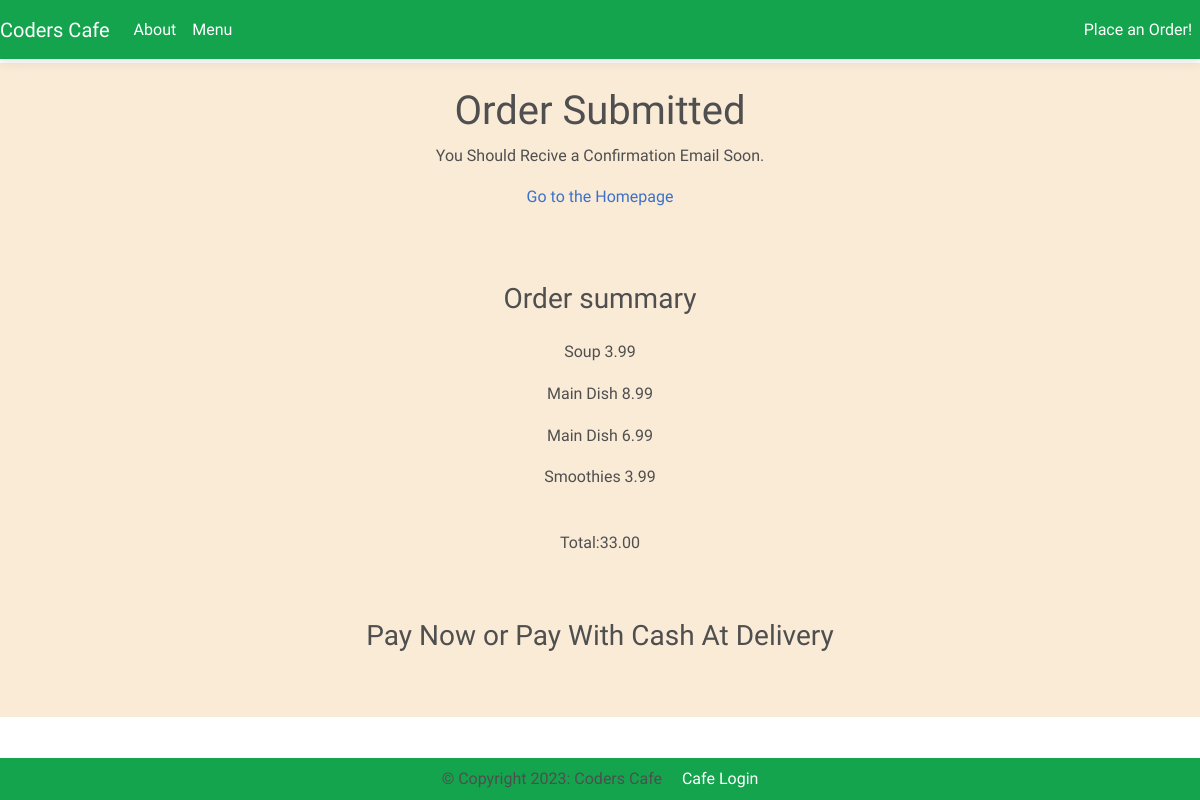
Page /order-confirmation/24 on the earlier database version.
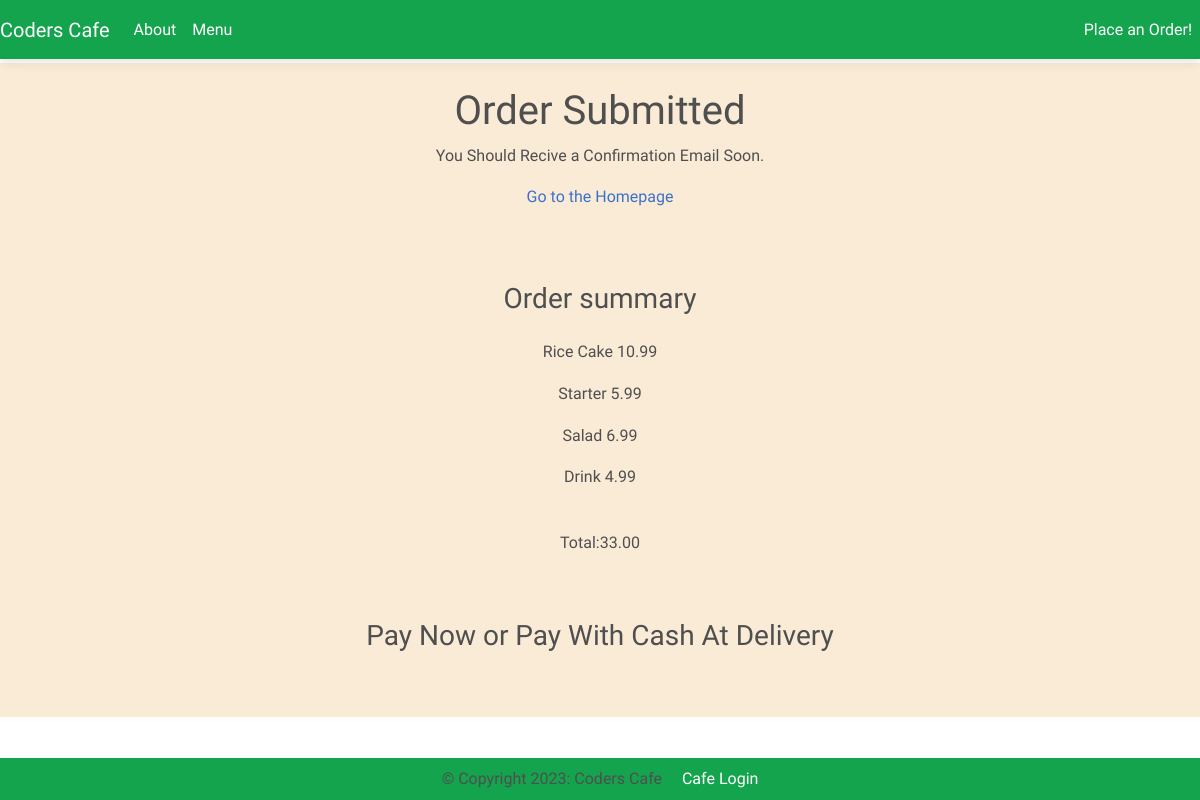
Same page on the later database version.
### customer/models.py (models this page shows, shortened)
class MenuItem(models.Model):
    name = models.CharField(max_length=100)
    description = models.TextField()
    image = models.ImageField(upload_to='menu_images/')
    price = models.DecimalField(max_digits=5, decimal_places=2)
    category = models.ManyToManyField('category', related_name='item')

class OrderModel(models.Model):
    created_on = models.DateTimeField(auto_now_add=True)
    price = models.DecimalField(max_digits=7, decimal_places=2)
    items = models.ManyToManyField(
        'MenuItem', related_name='order', blank=True)
    name = models.CharField(max_length=50, blank=True)
    email = models.EmailField(max_length=50, blank=True)
    street = models.CharField(max_length=50, blank=True)
    city = models.CharField(max_length=50, blank=True)
    state = models.CharField(max_length=15, blank=True)
    zip_code = models.IntegerField(blank=True, null=True)
    is_paid = models.BooleanField(default=False)
    is_shipped = models.BooleanField(default=False)

### customer/views.py (the view, shortened to what this page needs)
# urls.py: path('order-confirmation/<int:pk>', OrderConfirmation.as_view(),
class OrderConfirmation(View):
    def get(self, request, pk, *args, **kwargs):
        order = OrderModel.objects.get(pk=pk)
        context = {
            'pk': order.pk,
            'items': order.items,
            'price': order.price,
        }
        return render(request, 'customer/order_confirmation.html', context)

### customer/templates/customer/order_confirmation.html (shortened to what this page needs)
{% extends 'customer/base.html' %}
{% block content %}
<div class="back-page">
    <div class="container mb-5 mytext_style back-page">
        <div class="row justify-content-center mt-1">
            <div class="col-md-5 col-sm-12 p-4 text-center">
                <h1>Order Submitted</h1>
                <p class="fw-medium">You Should Recive a Confirmation Email Soon.</p>
                <a href="{% url 'index' %}"> Go to the Homepage</a>
            </div>
        </div>
        <div class="row justify-content-center mt-5">
            <div class="col-md-5 col-sm-12 text-center">
                <h3 class="pb-3">Order summary</h3>
                {% for item in items.all %}
                <p>{{ item.name}} <span class="pl-3">{{ item.price }}</span></p>
                {% endfor %}
                <p class="font-weight-bold pt-4">Total:{{ price }}</p>
            </div>
        </div>
        <div class="row justify-content-center pb-2 pt-5">
            <div class="col-md-8 col-sm-12 text-center">
                <h3>Pay Now or Pay With Cash At Delivery</h3>
            </div>
        </div>
        <div class="row justify-content-center pb-5">
        </div>
    </div>
</div>
{% endblock content %}

### customer/templates/customer/base.html (shortened to what this page needs)
{% load static %}
<!DOCTYPE html>
<html lang="en">
<head>
  <link href="https://cdnjs.cloudflare.com/ajax/libs/font-awesome/6.0.0/css/all.min.css" rel="stylesheet" />
  <link href="https://cdnjs.cloudflare.com/ajax/libs/mdb-ui-kit/6.2.0/mdb.min.css" rel="stylesheet" />
  <link href="{% static 'customer/site.css' %}" rel="stylesheet" />
</head>
<body>
  {% include 'customer/navigation.html' %}
  {% block content %}
  {% endblock content %}
  {% include 'customer/footer.html' %}
</body>
</html>

### customer/templates/customer/navigation.html (shortened to what this page needs)
<nav class="navbar navbar-expand-lg navbar-dark bg-success">
  <a class="navbar-brand mytext_style1" href="{% url 'index' %}">Coders Cafe</a>
  <div class="collapse navbar-collapse" id="navbarNav">
    <ul class="navbar-nav me-auto">
      <li class="nav-item active">
        <a class="nav-link mytext_style1 text-white" href="{% url 'about' %}">About </a>
      </li>
      <li class="nav-item">
        <a class="nav-link mytext_style1 text-white" href="{% url 'menu' %}">Menu</a>
      </li>
    </ul>
    <ul class="navbar-nav">
      <li class="nav-item">
        <a class="nav-link mytext_style1 text-white" href="{% url 'order' %}">Place an
          Order!</a>
      </li>
    </ul>
  </div>
</nav>

### customer/templates/customer/footer.html
<footer class="page-footer font-small fixed-bottom bg-success">
    <div class="footer-copyright text-center py-2">&copy; Copyright 2023: Coders Cafe
        <a class="ms-3 mytext_style1 text-white" href="{% url 'dashboard' %}">Cafe Login</a>
    </div>
</footer>

### customer/static/customer/site.css (style rules this page uses)
.mytext_style { font-family: 'Kurale', serif; font-weight: 100; }
.mytext_style1 { font-family: 'Kurale', serif; font-style: normal; }
.back-page { background-color: antiquewhite; }

Differences in the rows shown:
removed MenuItem: name "Soup", price "3.99"
removed MenuItem: name "Main Dish", price "8.99"
removed MenuItem: name "Smoothies", price "3.99"
added MenuItem: name "Rice Cake", price "10.99"
added MenuItem: name "Starter", price "5.99"
changed MenuItem: name "Main Dish" → "Salad"
added MenuItem: name "Drink", price "4.99"
